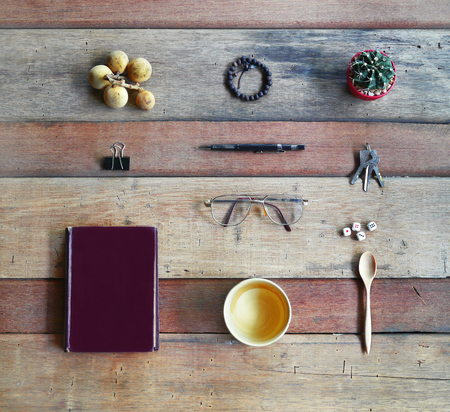
#> input picture images/image_4.jpeg, 450 x 412 px
$ python edge_analysis.py
#> lines starting #> are read from the running program, lines starting #| are printed output that depends on the picture; after the words box and inside, x2 and y2 are one past the last pixel; in counts of white or black regions, pixels touching at a corner belong together
import cv2
import numpy as np
from IPython.display import display
from PIL import Image

image = cv2.imread('images/image_4.jpeg')
#> image is the input picture: shape (412, 450, 3); mean B, G, R 129, 135.4, 148.4
gray = cv2.cvtColor(image, cv2.COLOR_BGR2GRAY)
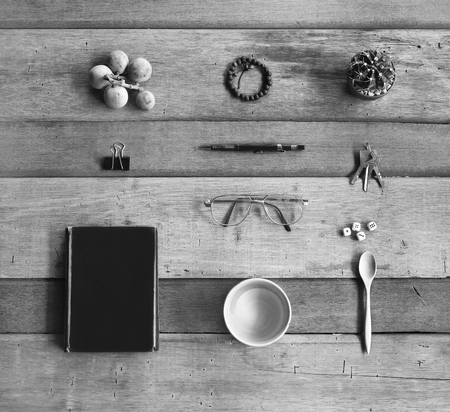
#> gray: shape (412, 450); min 0, max 255, mean 138.6

# Canny
edges = cv2.Canny(gray, 50, 150, apertureSize=3)
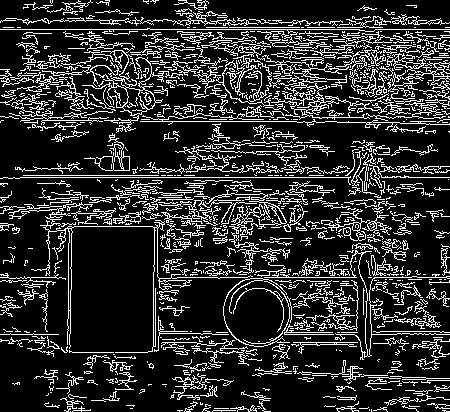
#> edges: shape (412, 450); 18.4% white in thin lines or dots
# Harris
corners = cv2.cornerHarris(gray, 2, 3, 0.04)
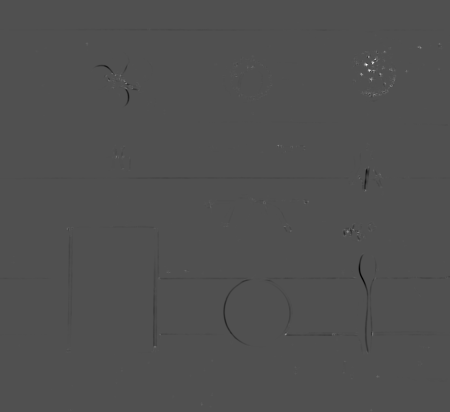
#> corners: shape (412, 450) float32; min -0.0166, max 0.0359, mean -2.51e-05; drawn with min black and max white
# Threshold
image[corners > 0.04 * corners.max()] = [0, 0, 255]
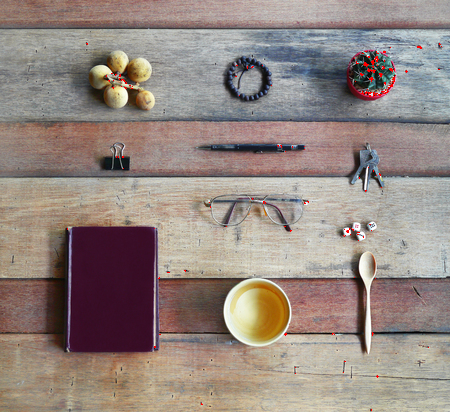
#> image: shape (412, 450, 3); 0.25% of pixels changed, all inside (x1, y1, x2, y2) = (67, 43, 442, 411)

# Line using Hough Transform
lines = cv2.HoughLines(edges, 1, np.pi / 180, 200)
#> lines = [[29, 1.57], [177, 1.57], [277, 1.57], [20, 1.57], [175, 1.57], [121, 1.57], [334, 1.57], [116, 1.59]]
if lines is not None:
    for line in lines:
        rho, theta = line[0]
        a = np.cos(theta)
        b = np.sin(theta)
        x0 = a * rho
        y0 = b * rho
        x1 = int(x0 + 1000 * (-b))
        y1 = int(y0 + 1000 * (a))
        x2 = int(x0 - 1000 * (-b))
        y2 = int(y0 - 1000 * (a))
        cv2.line(image, (x1, y1), (x2, y2), (0, 255, 0), 2)
#> this loop made 8 passes
#> (rho, theta, a, x0, y0, x1, y1, x2) on passes 1 to 8: (29, 1.57, -4.37e-08, -1.27e-06, 29, -1000, 28, 999), (177, 1.57, -4.37e-08, -7.74e-06, 177, -1000, 176, 999), (277, 1.57, -4.37e-08, -1.21e-05, 277, -1000, 276, 999), (20, 1.57, -4.37e-08, -8.74e-07, 20, -1000, 19, 999), (175, 1.57, -4.37e-08, -7.65e-06, 175, -1000, 174, 999), (121, 1.57, -4.37e-08, -5.29e-06, 121, -1000, 120, 999), (334, 1.57, -4.37e-08, -1.46e-05, 334, -1000, 333, 999), (116, 1.59, -0.0175, -2.02, 116, -1001, 98, 997)
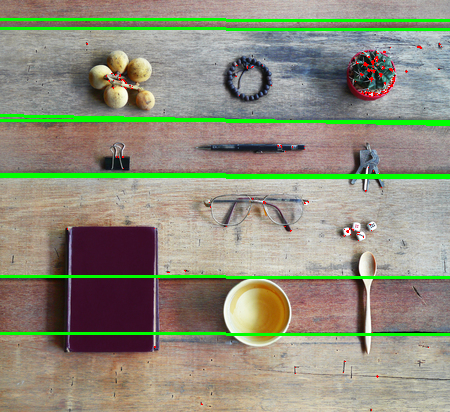
#> image: shape (412, 450, 3); 5.28% of pixels changed, all inside (x1, y1, x2, y2) = (0, 18, 450, 336)

# Circle using Hough Transform
circles = cv2.HoughCircles(gray, cv2.HOUGH_GRADIENT, 1, 20,
                           param1=700, param2=50, minRadius=0, maxRadius=0)
#> circles = [[257.5, 312.5, 33.8]]
if circles is not None:
    circles = np.uint16(np.around(circles))
#> circles = [[258, 312, 34]]
    for i in circles[0, :]:
        cv2.circle(image, (i[0], i[1]), i[2], (255, 0, 0), 2)
        cv2.circle(image, (i[0], i[1]), 2, (0, 0, 255), 3)
#> this loop made 1 pass
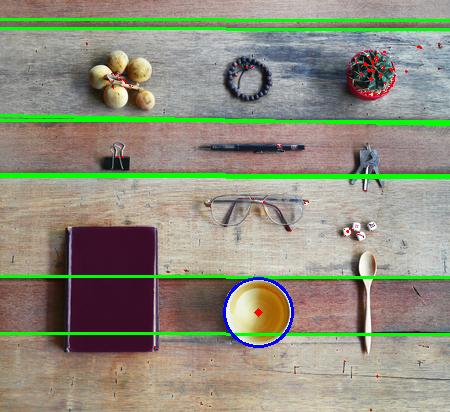
#> image: shape (412, 450, 3); 0.37% of pixels changed, all inside (x1, y1, x2, y2) = (223, 277, 294, 348)

# BGR image to RGB
image_rgb = cv2.cvtColor(image, cv2.COLOR_BGR2RGB)
# OpenCV image to PIL format
pil_image = Image.fromarray(image_rgb)
pil_image.show()

$ run again, with images/image_2.jpeg copied over images/image_4.jpeg
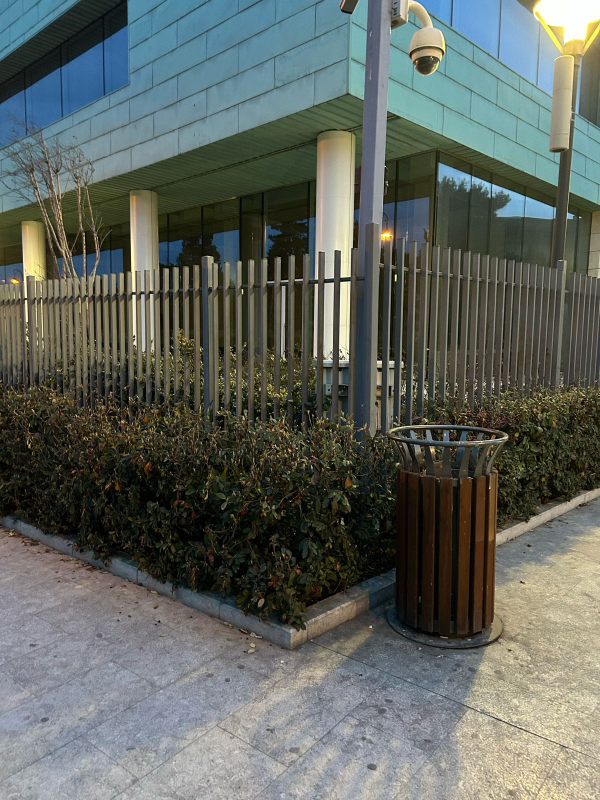
#> input picture images/image_2.jpeg, 1200 x 1600 px (shown at 1/2 size)
#> image is the input picture: shape (1600, 1200, 3); mean B, G, R 95.1, 101.7, 96.1
#> `edges = cv2.Canny(gray, 50, 150, apertureSize=3)`:
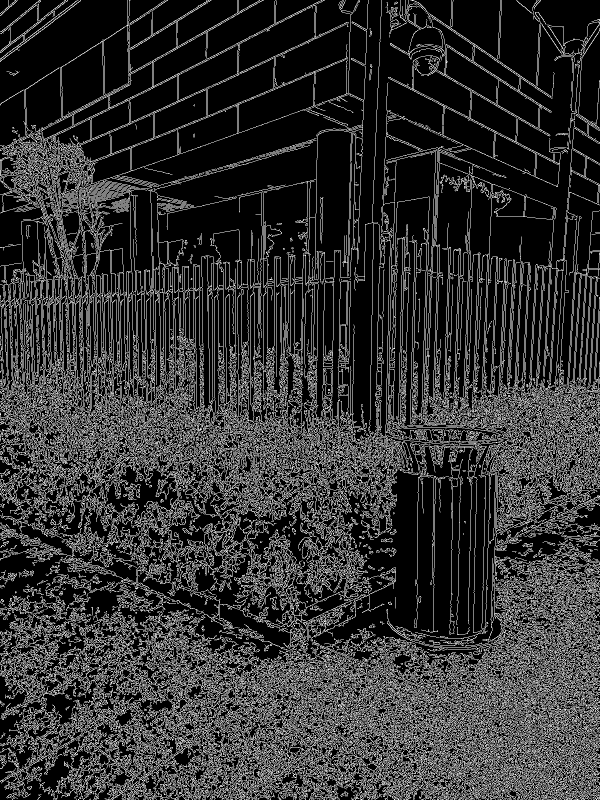
#> edges: shape (1600, 1200) (shown at 1/2 size); 19.6% white in thin lines or dots
#> the loop `for line in lines:` made 31499 passes
#> (rho, theta, a, b, x0, y0, x1, y1) on passes 1 to 3: (334, 2.36, -0.707, 0.707, -236.2, 236.2, -943, -470), (325, 2.36, -0.707, 0.707, -229.8, 229.8, -936, -477), (330, 2.36, -0.707, 0.707, -233.3, 233.3, -940, -473)
#> `circles = cv2.HoughCircles(gray, cv2.HOUGH_GRADIENT, 1, 20, param1=700..`: circles = 62 rows, first 8: [942.5, 620.5, 263.8], [919.5, 605.5, 291.9], [930.5, 579.5, 303.7], [522.5, 640.5, 258], [390.5, 592.5, 309.9], [845.5, 617.5, 283.9], [886.5, 545.5, 250.9], [894.5, 614.5, 266.8]
#> `circles = np.uint16(np.around(circles))`: circles = 62 rows, first 8: [942, 620, 264], [920, 606, 292], [930, 580, 304], [522, 640, 258], [390, 592, 310], [846, 618, 284], [886, 546, 251], [894, 614, 267]
#> the loop `for i in circles[0, :]:` made 62 passes
#> after the loop `for i in circles[0, :]:`:
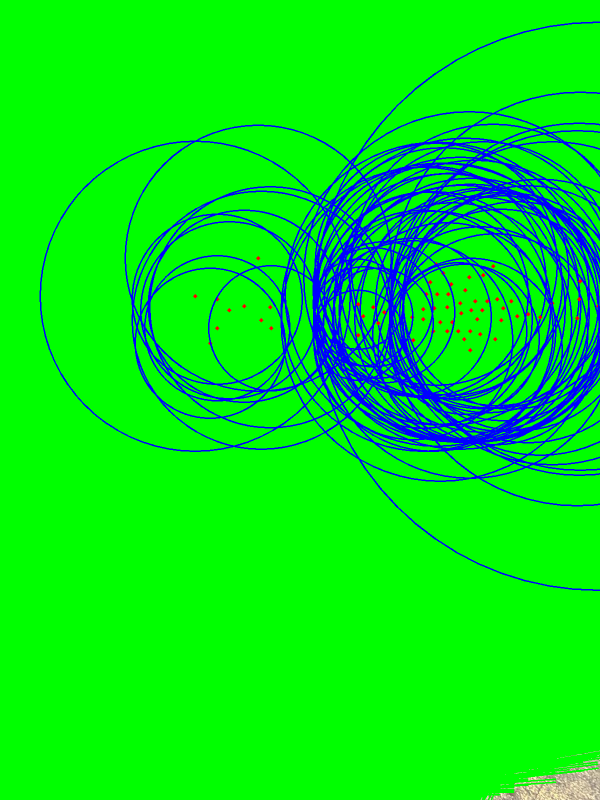
#> image: shape (1600, 1200, 3) (shown at 1/2 size); mean B, G, R 24.8, 230.3, 1.3

$ run again, with images/image_3.jpeg copied over images/image_4.jpeg
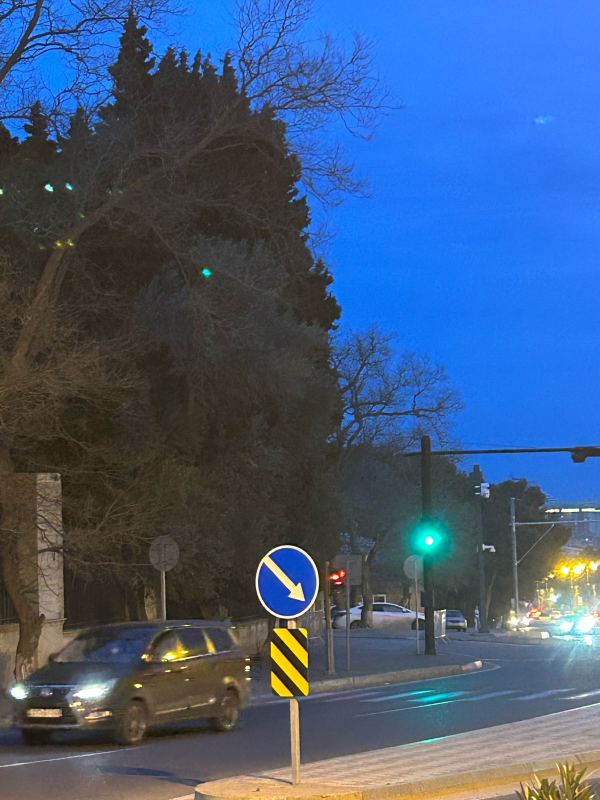
#> input picture images/image_3.jpeg, 1200 x 1600 px (shown at 1/2 size)
#> image is the input picture: shape (1600, 1200, 3); mean B, G, R 124.6, 91.1, 67.6
#> `edges = cv2.Canny(gray, 50, 150, apertureSize=3)`:
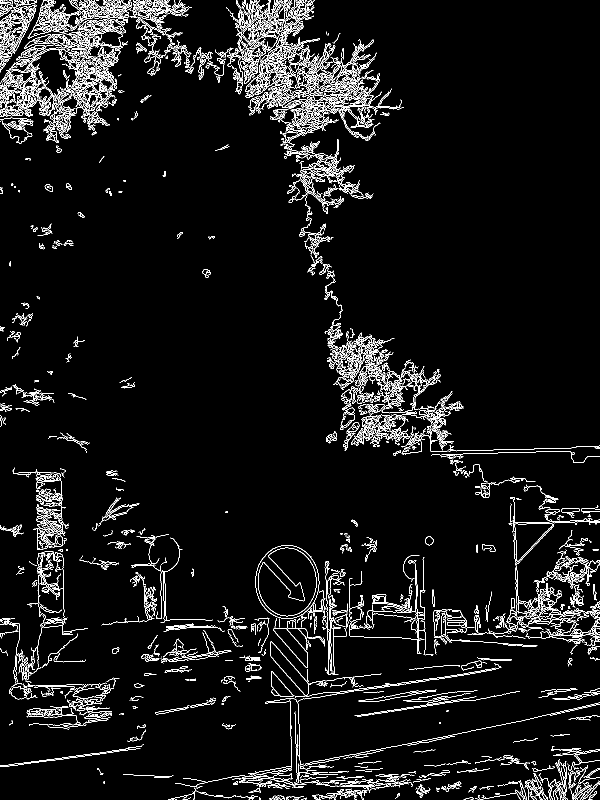
#> edges: shape (1600, 1200) (shown at 1/2 size); 5.4% white in thin lines or dots
#> lines = 687 rows, first 8: [-8, 2.36], [-4, 2.36], [-6, 2.36], [13, 2.36], [1615, 1.38], [-1, 2.36], [-18, 2.36], [-485, 2.88]
#> the loop `for line in lines:` made 687 passes
#> (rho, theta, a, b, x0, y0, x1, y1) on passes 1 to 3: (-8, 2.36, -0.707, 0.707, 5.66, -5.66, -701, -712), (-4, 2.36, -0.707, 0.707, 2.83, -2.83, -704, -709), (-6, 2.36, -0.707, 0.707, 4.24, -4.24, -702, -711)
#> `circles = cv2.HoughCircles(gray, cv2.HOUGH_GRADIENT, 1, 20, param1=700..`: circles = [[574.5, 1147.5, 57.4], [556.5, 1163.5, 76.1], [578.5, 1170.5, 66.8]]
#> `circles = np.uint16(np.around(circles))`: circles = [[574, 1148, 57], [556, 1164, 76], [578, 1170, 67]]
#> the loop `for i in circles[0, :]:` made 3 passes
#> after the loop `for i in circles[0, :]:`:
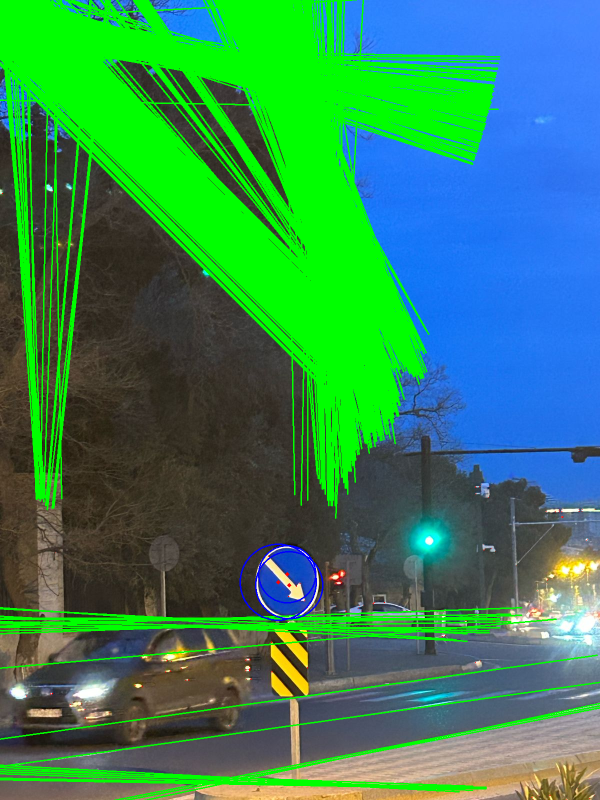
#> image: shape (1600, 1200, 3) (shown at 1/2 size); mean B, G, R 89.9, 132.3, 53
